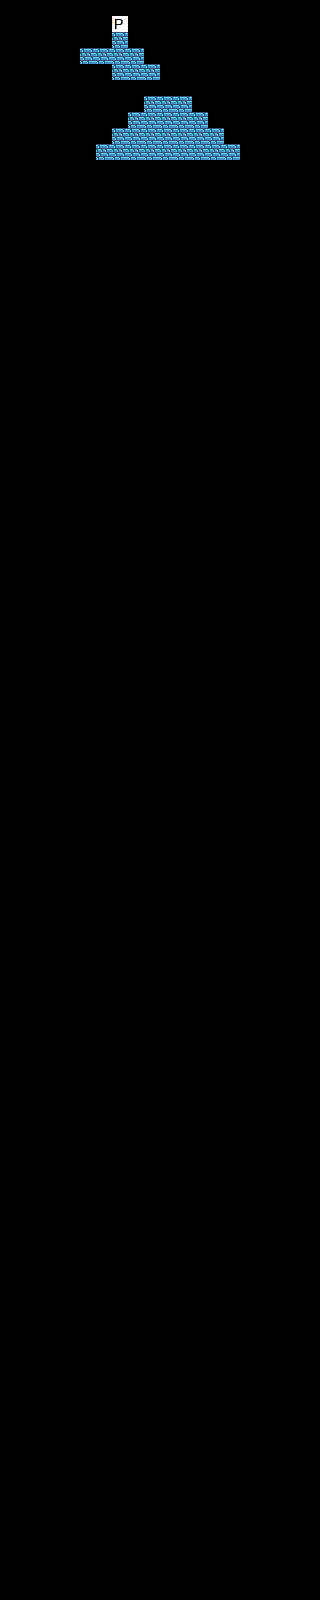

A 2D game scene composited from a Tiled map and its tileset images. What follows is a short description and the map's XML, with every tile layer's data as written:
An orthogonal 20x100 tile map with 16x16 px tiles, 1 tile layer (Tile Layer 1).

<map version="1.5" tiledversion="1.6.0" orientation="orthogonal" renderorder="right-down" width="20" height="100" tilewidth="16" tileheight="16" infinite="0" nextlayerid="2" nextobjectid="1">
 <tileset firstgid="1" source="LDTileset.tsx" />
 <layer id="1" name="Tile Layer 1" width="20" height="100">
  <data encoding="csv">
0,0,0,0,0,0,0,0,0,0,0,0,0,0,0,0,0,0,0,0,
0,0,0,0,0,0,0,3,0,0,0,0,0,0,0,0,0,0,0,0,
0,0,0,0,0,0,0,1,0,0,0,0,0,0,0,0,0,0,0,0,
0,0,0,0,0,1,1,1,1,0,0,0,0,0,0,0,0,0,0,0,
0,0,0,0,0,0,0,1,1,1,0,0,0,0,0,0,0,0,0,0,
0,0,0,0,0,0,0,0,0,0,0,0,0,0,0,0,0,0,0,0,
0,0,0,0,0,0,0,0,0,1,1,1,0,0,0,0,0,0,0,0,
0,0,0,0,0,0,0,0,1,1,1,1,1,0,0,0,0,0,0,0,
0,0,0,0,0,0,0,1,1,1,1,1,1,1,0,0,0,0,0,0,
0,0,0,0,0,0,1,1,1,1,1,1,1,1,1,0,0,0,0,0,
0,0,0,0,0,0,0,0,0,0,0,0,0,0,0,0,0,0,0,0,
0,0,0,0,0,0,0,0,0,0,0,0,0,0,0,0,0,0,0,0,
0,0,0,0,0,0,0,0,0,0,0,0,0,0,0,0,0,0,0,0,
0,0,0,0,0,0,0,0,0,0,0,0,0,0,0,0,0,0,0,0,
0,0,0,0,0,0,0,0,0,0,0,0,0,0,0,0,0,0,0,0,
0,0,0,0,0,0,0,0,0,0,0,0,0,0,0,0,0,0,0,0,
0,0,0,0,0,0,0,0,0,0,0,0,0,0,0,0,0,0,0,0,
0,0,0,0,0,0,0,0,0,0,0,0,0,0,0,0,0,0,0,0,
0,0,0,0,0,0,0,0,0,0,0,0,0,0,0,0,0,0,0,0,
0,0,0,0,0,0,0,0,0,0,0,0,0,0,0,0,0,0,0,0,
0,0,0,0,0,0,0,0,0,0,0,0,0,0,0,0,0,0,0,0,
0,0,0,0,0,0,0,0,0,0,0,0,0,0,0,0,0,0,0,0,
0,0,0,0,0,0,0,0,0,0,0,0,0,0,0,0,0,0,0,0,
0,0,0,0,0,0,0,0,0,0,0,0,0,0,0,0,0,0,0,0,
0,0,0,0,0,0,0,0,0,0,0,0,0,0,0,0,0,0,0,0,
0,0,0,0,0,0,0,0,0,0,0,0,0,0,0,0,0,0,0,0,
0,0,0,0,0,0,0,0,0,0,0,0,0,0,0,0,0,0,0,0,
0,0,0,0,0,0,0,0,0,0,0,0,0,0,0,0,0,0,0,0,
0,0,0,0,0,0,0,0,0,0,0,0,0,0,0,0,0,0,0,0,
0,0,0,0,0,0,0,0,0,0,0,0,0,0,0,0,0,0,0,0,
0,0,0,0,0,0,0,0,0,0,0,0,0,0,0,0,0,0,0,0,
0,0,0,0,0,0,0,0,0,0,0,0,0,0,0,0,0,0,0,0,
0,0,0,0,0,0,0,0,0,0,0,0,0,0,0,0,0,0,0,0,
0,0,0,0,0,0,0,0,0,0,0,0,0,0,0,0,0,0,0,0,
0,0,0,0,0,0,0,0,0,0,0,0,0,0,0,0,0,0,0,0,
0,0,0,0,0,0,0,0,0,0,0,0,0,0,0,0,0,0,0,0,
0,0,0,0,0,0,0,0,0,0,0,0,0,0,0,0,0,0,0,0,
0,0,0,0,0,0,0,0,0,0,0,0,0,0,0,0,0,0,0,0,
0,0,0,0,0,0,0,0,0,0,0,0,0,0,0,0,0,0,0,0,
0,0,0,0,0,0,0,0,0,0,0,0,0,0,0,0,0,0,0,0,
0,0,0,0,0,0,0,0,0,0,0,0,0,0,0,0,0,0,0,0,
0,0,0,0,0,0,0,0,0,0,0,0,0,0,0,0,0,0,0,0,
0,0,0,0,0,0,0,0,0,0,0,0,0,0,0,0,0,0,0,0,
0,0,0,0,0,0,0,0,0,0,0,0,0,0,0,0,0,0,0,0,
0,0,0,0,0,0,0,0,0,0,0,0,0,0,0,0,0,0,0,0,
0,0,0,0,0,0,0,0,0,0,0,0,0,0,0,0,0,0,0,0,
0,0,0,0,0,0,0,0,0,0,0,0,0,0,0,0,0,0,0,0,
0,0,0,0,0,0,0,0,0,0,0,0,0,0,0,0,0,0,0,0,
0,0,0,0,0,0,0,0,0,0,0,0,0,0,0,0,0,0,0,0,
0,0,0,0,0,0,0,0,0,0,0,0,0,0,0,0,0,0,0,0,
0,0,0,0,0,0,0,0,0,0,0,0,0,0,0,0,0,0,0,0,
0,0,0,0,0,0,0,0,0,0,0,0,0,0,0,0,0,0,0,0,
0,0,0,0,0,0,0,0,0,0,0,0,0,0,0,0,0,0,0,0,
0,0,0,0,0,0,0,0,0,0,0,0,0,0,0,0,0,0,0,0,
0,0,0,0,0,0,0,0,0,0,0,0,0,0,0,0,0,0,0,0,
0,0,0,0,0,0,0,0,0,0,0,0,0,0,0,0,0,0,0,0,
0,0,0,0,0,0,0,0,0,0,0,0,0,0,0,0,0,0,0,0,
0,0,0,0,0,0,0,0,0,0,0,0,0,0,0,0,0,0,0,0,
0,0,0,0,0,0,0,0,0,0,0,0,0,0,0,0,0,0,0,0,
0,0,0,0,0,0,0,0,0,0,0,0,0,0,0,0,0,0,0,0,
0,0,0,0,0,0,0,0,0,0,0,0,0,0,0,0,0,0,0,0,
0,0,0,0,0,0,0,0,0,0,0,0,0,0,0,0,0,0,0,0,
0,0,0,0,0,0,0,0,0,0,0,0,0,0,0,0,0,0,0,0,
0,0,0,0,0,0,0,0,0,0,0,0,0,0,0,0,0,0,0,0,
0,0,0,0,0,0,0,0,0,0,0,0,0,0,0,0,0,0,0,0,
0,0,0,0,0,0,0,0,0,0,0,0,0,0,0,0,0,0,0,0,
0,0,0,0,0,0,0,0,0,0,0,0,0,0,0,0,0,0,0,0,
0,0,0,0,0,0,0,0,0,0,0,0,0,0,0,0,0,0,0,0,
0,0,0,0,0,0,0,0,0,0,0,0,0,0,0,0,0,0,0,0,
0,0,0,0,0,0,0,0,0,0,0,0,0,0,0,0,0,0,0,0,
0,0,0,0,0,0,0,0,0,0,0,0,0,0,0,0,0,0,0,0,
0,0,0,0,0,0,0,0,0,0,0,0,0,0,0,0,0,0,0,0,
0,0,0,0,0,0,0,0,0,0,0,0,0,0,0,0,0,0,0,0,
0,0,0,0,0,0,0,0,0,0,0,0,0,0,0,0,0,0,0,0,
0,0,0,0,0,0,0,0,0,0,0,0,0,0,0,0,0,0,0,0,
0,0,0,0,0,0,0,0,0,0,0,0,0,0,0,0,0,0,0,0,
0,0,0,0,0,0,0,0,0,0,0,0,0,0,0,0,0,0,0,0,
0,0,0,0,0,0,0,0,0,0,0,0,0,0,0,0,0,0,0,0,
0,0,0,0,0,0,0,0,0,0,0,0,0,0,0,0,0,0,0,0,
0,0,0,0,0,0,0,0,0,0,0,0,0,0,0,0,0,0,0,0,
0,0,0,0,0,0,0,0,0,0,0,0,0,0,0,0,0,0,0,0,
0,0,0,0,0,0,0,0,0,0,0,0,0,0,0,0,0,0,0,0,
0,0,0,0,0,0,0,0,0,0,0,0,0,0,0,0,0,0,0,0,
0,0,0,0,0,0,0,0,0,0,0,0,0,0,0,0,0,0,0,0,
0,0,0,0,0,0,0,0,0,0,0,0,0,0,0,0,0,0,0,0,
0,0,0,0,0,0,0,0,0,0,0,0,0,0,0,0,0,0,0,0,
0,0,0,0,0,0,0,0,0,0,0,0,0,0,0,0,0,0,0,0,
0,0,0,0,0,0,0,0,0,0,0,0,0,0,0,0,0,0,0,0,
0,0,0,0,0,0,0,0,0,0,0,0,0,0,0,0,0,0,0,0,
0,0,0,0,0,0,0,0,0,0,0,0,0,0,0,0,0,0,0,0,
0,0,0,0,0,0,0,0,0,0,0,0,0,0,0,0,0,0,0,0,
0,0,0,0,0,0,0,0,0,0,0,0,0,0,0,0,0,0,0,0,
0,0,0,0,0,0,0,0,0,0,0,0,0,0,0,0,0,0,0,0,
0,0,0,0,0,0,0,0,0,0,0,0,0,0,0,0,0,0,0,0,
0,0,0,0,0,0,0,0,0,0,0,0,0,0,0,0,0,0,0,0,
0,0,0,0,0,0,0,0,0,0,0,0,0,0,0,0,0,0,0,0,
0,0,0,0,0,0,0,0,0,0,0,0,0,0,0,0,0,0,0,0,
0,0,0,0,0,0,0,0,0,0,0,0,0,0,0,0,0,0,0,0,
0,0,0,0,0,0,0,0,0,0,0,0,0,0,0,0,0,0,0,0,
0,0,0,0,0,0,0,0,0,0,0,0,0,0,0,0,0,0,0,0
</data>
 </layer>
</map>
